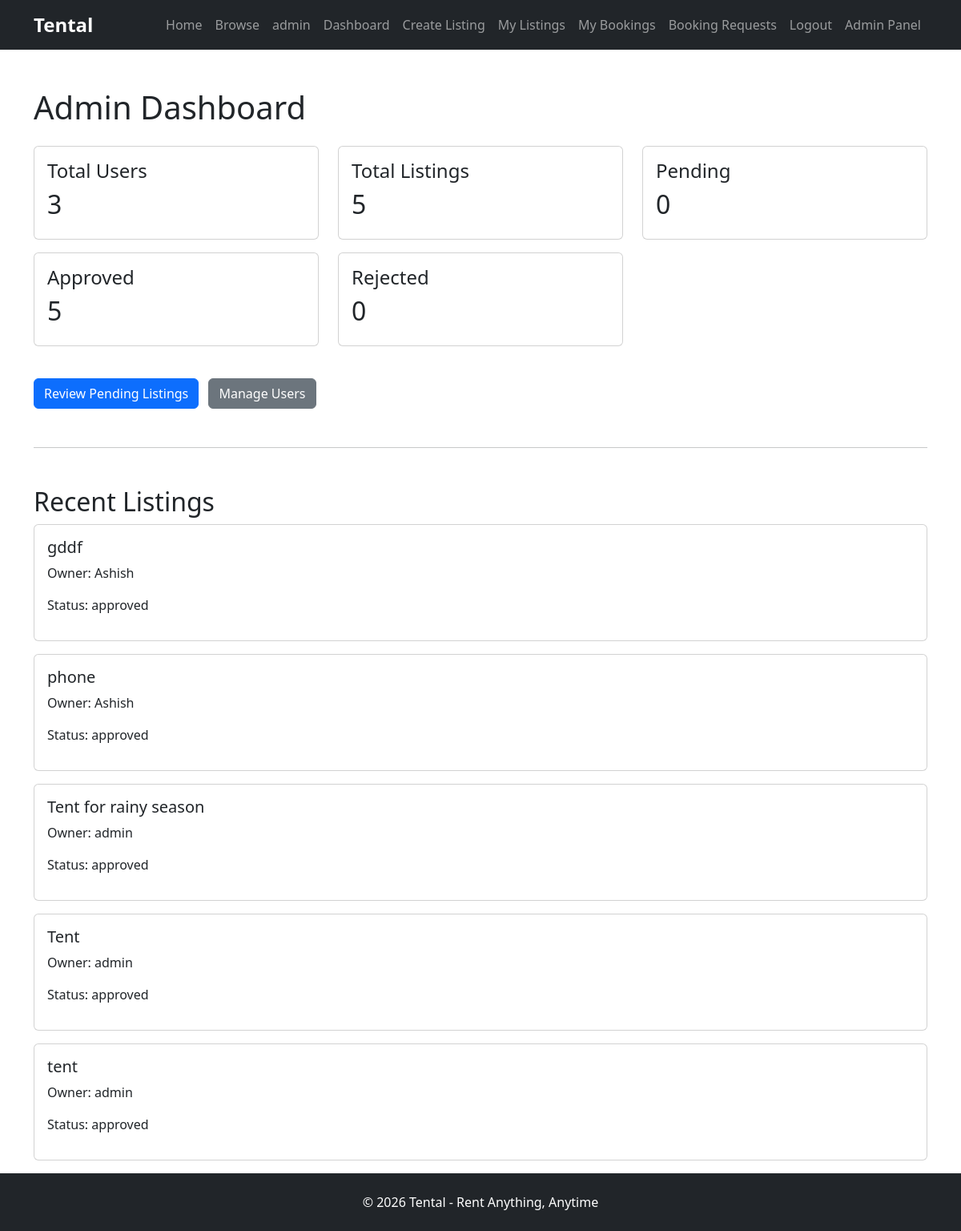
The app's page /admin/dashboard (signed in), older data.
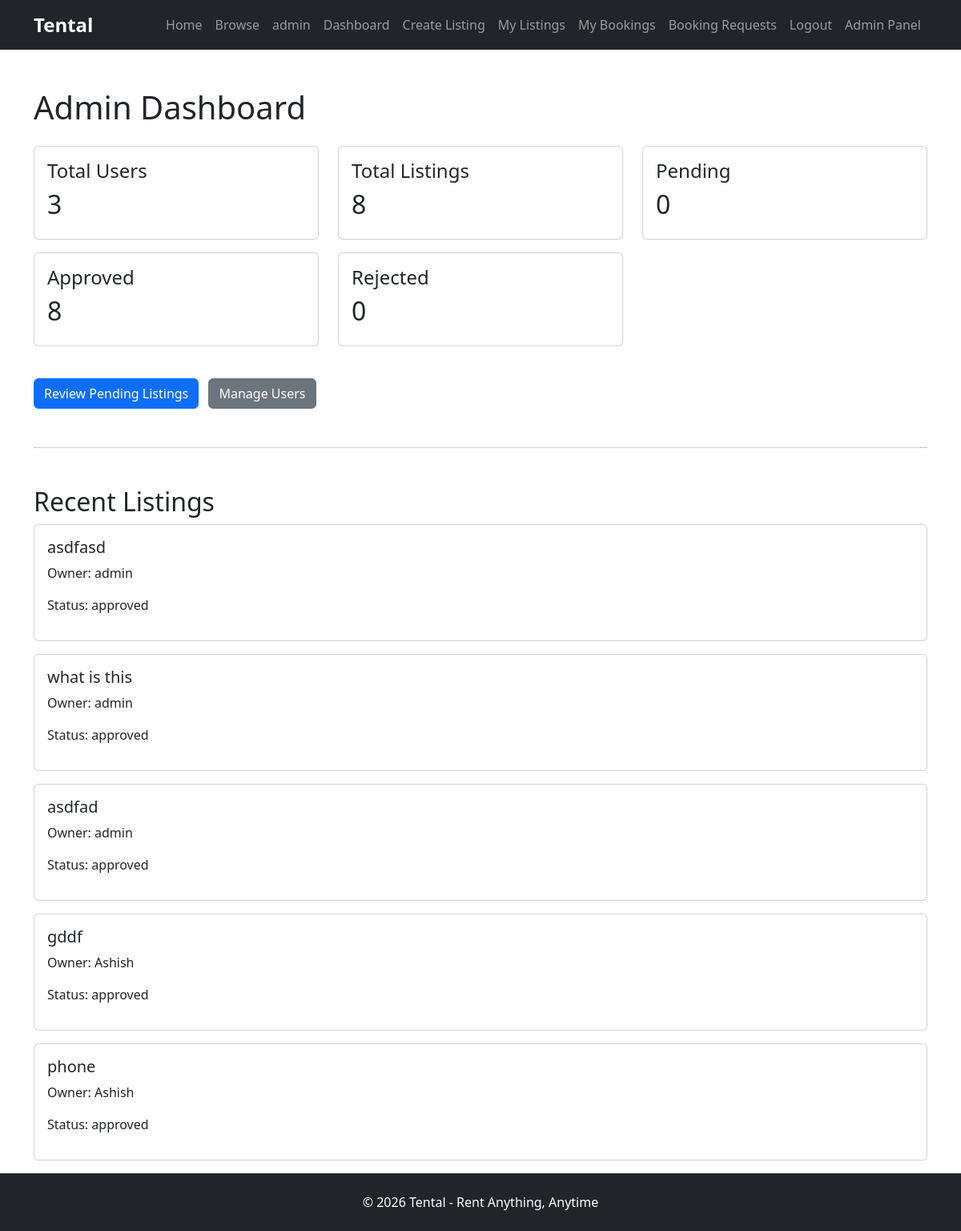
The same page, newer data.
### models/rental_item.py (models this page shows)
class RentalItem(db.Model):
    id = db.Column(db.Integer, primary_key=True)
    title = db.Column(db.String(100), nullable=False)
    description = db.Column(db.Text, nullable=False)
    price_per_day = db.Column(db.Float, nullable=False)
    category = db.Column(db.String(100), nullable=False)
    user_id = db.Column(
        db.Integer,
        db.ForeignKey("user.id"),
        nullable=False
    )
    status = db.Column(
        db.String(20),
        default="pending"
    )
    image = db.Column(
        db.String(255)
    )
    bookings = db.relationship(
        "Booking",
        backref="rental_item",
        lazy=True
    )
    quantity = db.Column(
        db.Integer,
        nullable=False,
        default=1
    )
    security_deposit = db.Column(
        db.Float,
        nullable=False,
        default=0
    )

### models/user.py (models this page shows)
class User(UserMixin, db.Model):
    id = db.Column(db.Integer, primary_key=True)
    name = db.Column(
        db.String(100),
        nullable=False
    )
    email = db.Column(
        db.String(120),
        unique=True,
        nullable=False
    )
    password = db.Column(
        db.String(255),
        nullable=False
    )
    rentals = db.relationship(
        "RentalItem",
        backref="owner",
        lazy=True
    )
    is_admin = db.Column(
        db.Boolean,
        default=False
    )
    is_active_user = db.Column(
        db.Boolean,
        default=True
    )
    bookings = db.relationship(
        "Booking",
        backref="user",
        lazy=True
    )

### routes/main.py (the view)
@main.route("/admin/dashboard")
@login_required
def admin_dashboard():
    if not current_user.is_admin:
        return "Access Denied"
    total_users = User.query.count()
    total_listings = RentalItem.query.count()
    pending_listings = RentalItem.query.filter_by(
        status="pending"
    ).count()
    approved_listings = RentalItem.query.filter_by(
        status="approved"
    ).count()
    rejected_listings = RentalItem.query.filter_by(
        status="rejected"
    ).count()
    recent_listings = RentalItem.query.order_by(
        RentalItem.id.desc()
    ).limit(5).all()
    return render_template(
        "admin_dashboard.html",
        total_users=total_users,
        total_listings=total_listings,
        pending_listings=pending_listings,
        approved_listings=approved_listings,
        rejected_listings=rejected_listings,
        recent_listings=recent_listings
    )

### models/user.py (called while the page is built)
@login_manager.user_loader
def load_user(user_id):
    return User.query.get(int(user_id))

### templates/admin_dashboard.html
{% extends "base.html" %} {% block content %}
<div class="container mt-5">
  <h1 class="mb-4">Admin Dashboard</h1>
  <div class="row">
    <div class="col-md-4 mb-3">
      <div class="card">
        <div class="card-body">
          <h4>Total Users</h4>
          <h2>{{ total_users }}</h2>
        </div>
      </div>
    </div>
    <div class="col-md-4 mb-3">
      <div class="card">
        <div class="card-body">
          <h4>Total Listings</h4>
          <h2>{{ total_listings }}</h2>
        </div>
      </div>
    </div>
    <div class="col-md-4 mb-3">
      <div class="card">
        <div class="card-body">
          <h4>Pending</h4>
          <h2>{{ pending_listings }}</h2>
        </div>
      </div>
    </div>
    <div class="col-md-4 mb-3">
      <div class="card">
        <div class="card-body">
          <h4>Approved</h4>
          <h2>{{ approved_listings }}</h2>
        </div>
      </div>
    </div>
    <div class="col-md-4 mb-3">
      <div class="card">
        <div class="card-body">
          <h4>Rejected</h4>
          <h2>{{ rejected_listings }}</h2>
        </div>
      </div>
    </div>
  </div>
  <div class="mt-4">
    <a href="{{ url_for('main.admin_listings') }}" class="btn btn-primary">
      Review Pending Listings
    </a>
    <a href="{{ url_for('main.admin_users') }}" class="btn btn-secondary ms-2">
      Manage Users
    </a>
  </div>
  <hr class="my-5" />
  <h2>Recent Listings</h2>
  {% for rental in recent_listings %}
  <div class="card mb-3">
    <div class="card-body">
      <h5>{{ rental.title }}</h5>
      <p>Owner: {{ rental.owner.name }}</p>
      <p>Status: {{ rental.status }}</p>
    </div>
  </div>
  {% endfor %}
</div>
{% endblock %}

Row changes from the older to the newer data that the page shows:
no longer on this page (row unchanged): RentalItem: title "Tent for rainy season", owner.name "admin", status "approved"
no longer on this page (row unchanged): RentalItem: title "Tent", owner.name "admin", status "approved"
no longer on this page (row edited): RentalItem: title "tent", owner.name "admin", status "approved"
added RentalItem: title "asdfasd", owner.name "admin", status "approved"
added RentalItem: title "what is this", owner.name "admin", status "approved"
added RentalItem: title "asdfad", owner.name "admin", status "approved"
Text that changed along with them:
{{ total_listings }}: "5" → "8"
{{ approved_listings }}: "5" → "8"
